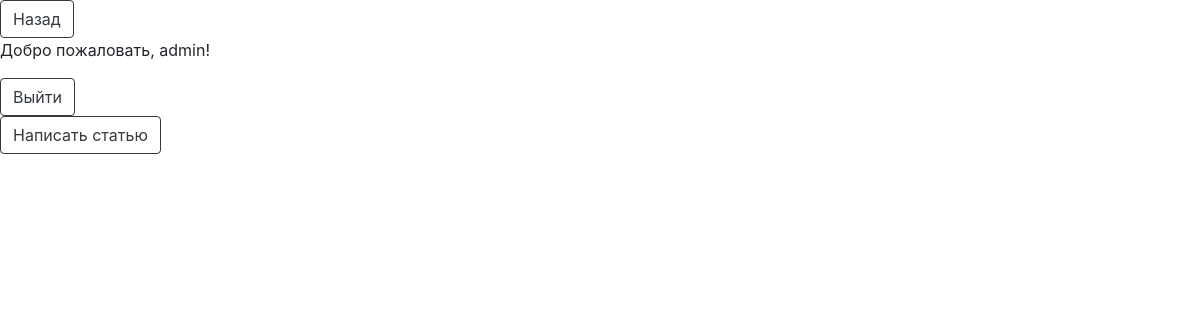
The app's page /your_profile (signed in), older data.
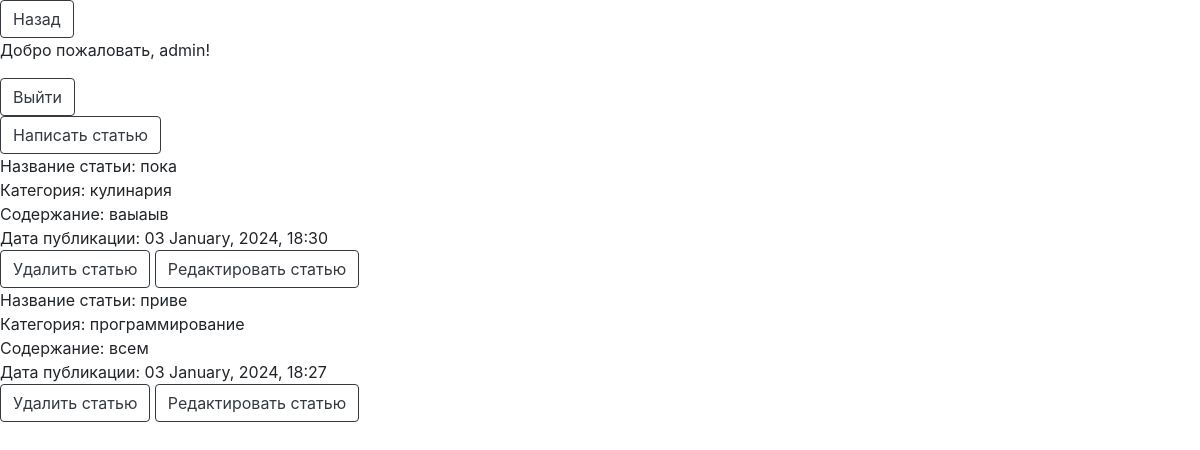
The same page, newer data.
### models.py (models this page shows)
class Base(DeclarativeBase):
    id: Mapped[int_pk]
    created_at: Mapped[datetime] = Column(DateTime, default=utcnow)

class Article(Base):
    __tablename__ = 'articles'
    name_of_article: Mapped[str]
    category: Mapped[str]
    text_of_article: Mapped[str]
    user_id: Mapped[int] = mapped_column(ForeignKey('users.id'))
    user: Mapped['User'] = relationship(back_populates='articles')

### app.py (the view)
@app.route('/your_profile')
def your_profile_page():
    if current_user.is_authenticated:
        session = SessionFactory()
        current_user_id = current_user.id
        your_articles = session.query(Article).filter_by(user_id=current_user_id).order_by(desc(Article.created_at)).all()
        return render_template('forum/your_profile.html', articles=your_articles)
    return render_template('forum/your_profile.html')

### app.py (called while the page is built)
@login_manager.user_loader
def load_user(id):
    session = SessionFactory()
    return session.query(User).get(int(id))

### templates/forum/your_profile.html (shortened to what this page needs)
<!DOCTYPE html>
<html lang="en">
<head>
    <link rel="stylesheet" href="https://stackpath.bootstrapcdn.com/bootstrap/4.3.1/css/bootstrap.min.css">
</head>
<body>
<button onclick="window.location.href='{{ url_for('main_page') }}';" type="button" class="btn btn-outline-dark">Назад</button>
{% if current_user.is_authenticated %}
   <p>Добро пожаловать, {{ current_user.username }}!</p>
    <button onclick="window.location.href='{{ url_for('logout_page') }}';" type="button" class="btn btn-outline-dark">Выйти</button>
    <br>
    <button onclick="window.location.href='{{ url_for('create_article_page') }}';" type="button" class="btn btn-outline-dark">Написать статью</button>
    {% for article in articles %}
        <div>Название статьи: {{ article.name_of_article }}</div>
        <duv>Категория: {{ article.category }}</duv>
        <div>Содержание: {{ article.text_of_article }}</div>
        <div>Дата публикации: {{ article.created_at.strftime('%d %B, %Y, %H:%M') }}</div>
        <button onclick="window.location.href='{{ url_for('delete_article_page', id=article.id) }}';" type="button" class="btn btn-outline-dark">Удалить статью</button>
        <button onclick="window.location.href='{{ url_for('update_article_page', id=article.id) }}';" type="button" class="btn btn-outline-dark">Редактировать статью</button>
        <br>
    {% endfor %}
{% else %}
   <p>Извините, я вас не знаю.</p>
    <button onclick="window.location.href='{{ url_for('register_page') }}';" type="button" class="btn btn-outline-dark">Регистрация</button>
    <button onclick="window.location.href='{{ url_for('login_page') }}';" type="button" class="btn btn-outline-dark">Войти</button>
{% endif %}
</body>
</html>

Row changes from the older to the newer data that the page shows:
added Article: name_of_article "пока", category "кулинария", text_of_article "ваыаыв", created_at "03 January, 2024, 18:30"
added Article: name_of_article "приве", category "программирование", text_of_article "всем", created_at "03 January, 2024, 18:27"
